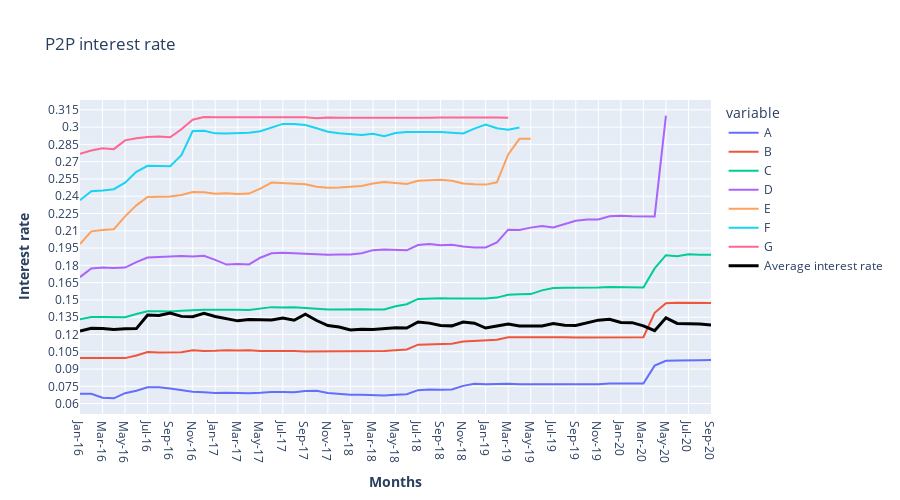

Notebook code for this chart:
### Code cell
fig = go.Figure()
fig = px.line(df3, x='issue_d', y=['A','B','C','D','E','F','G'], title='P2P interest rate over time')
fig.add_trace(
    go.Scatter(x=All_Fintech_Stat['issue_d'], y=All_Fintech_Stat['Average'], name="Average interest rate", line = dict(color='black', width=3, )),
    secondary_y=False, 
)
fig.update_layout(title='P2P interest rate',
                   xaxis_title='<b>Months</b>',
                   yaxis_title='<b>Interest rate</b>')
fig.update_yaxes(tick0=0.000, dtick=0.015)
fig.update_layout(width=900, height=500)
fig.show()
fig.write_image("fig3.svg")

### Figure 1 — Plotly figure (JSON) as saved in the notebook; plotly's stock layout.template omitted (floating-point values rounded to 4 significant figures)
{"data": [{"hovertemplate": "variable=A<br>issue_d=%{x}<br>value=%{y}<extra></extra>", "legendgroup": "A", "line": {"color": "#636efa", "dash": "solid"}, "mode": "lines", "name": "A", "orientation": "v", "showlegend": true, "type": "scatter", "x": ["Jan-16", "Feb-16", "Mar-16", "Apr-16", "May-16", "Jun-16", "Jul-16", "Aug-16", "Sep-16", "Oct-16", "Nov-16", "Dec-16", "Jan-17", "Feb-17", "Mar-17", "Apr-17", "May-17", "Jun-17", "Jul-17", "Aug-17", "Sep-17", "Oct-17", "Nov-17", "Dec-17", "Jan-18", "Feb-18", "Mar-18", "Apr-18", "May-18", "Jun-18", "Jul-18", "Aug-18", "Sep-18", "Oct-18", "Nov-18", "Dec-18", "Jan-19", "Feb-19", "Mar-19", "Apr-19", "May-19", "Jun-19", "Jul-19", "Aug-19", "Sep-19", "Oct-19", "Nov-19", "Dec-19", "Jan-20", "Feb-20", "Mar-20", "Apr-20", "May-20", "Jun-20", "Jul-20", "Aug-20", "Sep-20"], "xaxis": "x", "y": [0.06855, 0.06845, 0.06512, 0.0646, 0.06906, 0.07122, 0.0741, 0.07416, 0.07309, 0.07155, 0.07026, 0.06989, 0.06923, 0.06945, 0.06894, 0.06891, 0.06937, 0.07016, 0.07002, 0.06985, 0.07086, 0.07114, 0.06925, 0.06835, 0.06779, 0.0677, 0.06715, 0.06704, 0.06769, 0.06812, 0.07167, 0.07219, 0.07201, 0.07228, 0.07537, 0.07715, 0.07685, 0.07711, 0.07724, 0.07678, 0.07678, 0.07688, 0.07693, 0.07689, 0.07671, 0.07669, 0.07684, 0.07753, 0.07747, 0.07748, 0.07745, 0.09293, 0.09717, 0.09743, 0.09782, 0.09772, 0.09783], "yaxis": "y"}, {"hovertemplate": "variable=B<br>issue_d=%{x}<br>value=%{y}<extra></extra>", "legendgroup": "B", "line": {"color": "#EF553B", "dash": "solid"}, "mode": "lines", "name": "B", "orientation": "v", "showlegend": true, "type": "scatter", "x": ["Jan-16", "Feb-16", "Mar-16", "Apr-16", "May-16", "Jun-16", "Jul-16", "Aug-16", "Sep-16", "Oct-16", "Nov-16", "Dec-16", "Jan-17", "Feb-17", "Mar-17", "Apr-17", "May-17", "Jun-17", "Jul-17", "Aug-17", "Sep-17", "Oct-17", "Nov-17", "Dec-17", "Jan-18", "Feb-18", "Mar-18", "Apr-18", "May-18", "Jun-18", "Jul-18", "Aug-18", "Sep-18", "Oct-18", "Nov-18", "Dec-18", "Jan-19", "Feb-19", "Mar-19", "Apr-19", "May-19", "Jun-19", "Jul-19", "Aug-19", "Sep-19", "Oct-19", "Nov-19", "Dec-19", "Jan-20", "Feb-20", "Mar-20", "Apr-20", "May-20", "Jun-20", "Jul-20", "Aug-20", "Sep-20"], "xaxis": "x", "y": [0.09953, 0.09962, 0.09981, 0.1, 0.09948, 0.1017, 0.1048, 0.1043, 0.1042, 0.1046, 0.1062, 0.1057, 0.1059, 0.1064, 0.106, 0.1062, 0.1056, 0.1057, 0.1057, 0.1057, 0.1052, 0.1052, 0.1051, 0.1052, 0.1052, 0.1053, 0.1054, 0.1056, 0.1063, 0.107, 0.1111, 0.1116, 0.1119, 0.1121, 0.1139, 0.1146, 0.1147, 0.1154, 0.1176, 0.1177, 0.1173, 0.1173, 0.1176, 0.1175, 0.1174, 0.1174, 0.1176, 0.1177, 0.1178, 0.1176, 0.1177, 0.1388, 0.147, 0.1475, 0.1473, 0.1473, 0.1473], "yaxis": "y"}, {"hovertemplate": "variable=C<br>issue_d=%{x}<br>value=%{y}<extra></extra>", "legendgroup": "C", "line": {"color": "#00cc96", "dash": "solid"}, "mode": "lines", "name": "C", "orientation": "v", "showlegend": true, "type": "scatter", "x": ["Jan-16", "Feb-16", "Mar-16", "Apr-16", "May-16", "Jun-16", "Jul-16", "Aug-16", "Sep-16", "Oct-16", "Nov-16", "Dec-16", "Jan-17", "Feb-17", "Mar-17", "Apr-17", "May-17", "Jun-17", "Jul-17", "Aug-17", "Sep-17", "Oct-17", "Nov-17", "Dec-17", "Jan-18", "Feb-18", "Mar-18", "Apr-18", "May-18", "Jun-18", "Jul-18", "Aug-18", "Sep-18", "Oct-18", "Nov-18", "Dec-18", "Jan-19", "Feb-19", "Mar-19", "Apr-19", "May-19", "Jun-19", "Jul-19", "Aug-19", "Sep-19", "Oct-19", "Nov-19", "Dec-19", "Jan-20", "Feb-20", "Mar-20", "Apr-20", "May-20", "Jun-20", "Jul-20", "Aug-20", "Sep-20"], "xaxis": "x", "y": [0.1331, 0.1351, 0.1352, 0.1354, 0.135, 0.1378, 0.1401, 0.1402, 0.14, 0.1407, 0.1412, 0.1414, 0.1414, 0.1411, 0.1414, 0.1413, 0.1427, 0.1437, 0.1434, 0.1436, 0.143, 0.1422, 0.1416, 0.1416, 0.1419, 0.1419, 0.1416, 0.1416, 0.1445, 0.1463, 0.1509, 0.1514, 0.1514, 0.1512, 0.1512, 0.151, 0.1512, 0.152, 0.1544, 0.155, 0.155, 0.1583, 0.1603, 0.1607, 0.1605, 0.1605, 0.1608, 0.1613, 0.1611, 0.161, 0.1608, 0.1773, 0.1888, 0.188, 0.1895, 0.1892, 0.1892], "yaxis": "y"}, {"hovertemplate": "variable=D<br>issue_d=%{x}<br>value=%{y}<extra></extra>", "legendgroup": "D", "line": {"color": "#ab63fa", "dash": "solid"}, "mode": "lines", "name": "D", "orientation": "v", "showlegend": true, "type": "scatter", "x": ["Jan-16", "Feb-16", "Mar-16", "Apr-16", "May-16", "Jun-16", "Jul-16", "Aug-16", "Sep-16", "Oct-16", "Nov-16", "Dec-16", "Jan-17", "Feb-17", "Mar-17", "Apr-17", "May-17", "Jun-17", "Jul-17", "Aug-17", "Sep-17", "Oct-17", "Nov-17", "Dec-17", "Jan-18", "Feb-18", "Mar-18", "Apr-18", "May-18", "Jun-18", "Jul-18", "Aug-18", "Sep-18", "Oct-18", "Nov-18", "Dec-18", "Jan-19", "Feb-19", "Mar-19", "Apr-19", "May-19", "Jun-19", "Jul-19", "Aug-19", "Sep-19", "Oct-19", "Nov-19", "Dec-19", "Jan-20", "Feb-20", "Mar-20", "Apr-20", "May-20", "Jun-20", "Jul-20", "Aug-20", "Sep-20"], "xaxis": "x", "y": [0.1698, 0.1773, 0.1782, 0.1778, 0.1781, 0.1828, 0.1867, 0.1873, 0.188, 0.1881, 0.1877, 0.1883, 0.1848, 0.1807, 0.1811, 0.1808, 0.1866, 0.1905, 0.191, 0.1909, 0.1901, 0.1896, 0.1892, 0.1895, 0.1895, 0.1905, 0.1932, 0.1937, 0.1932, 0.193, 0.1977, 0.1986, 0.1974, 0.1979, 0.1963, 0.1956, 0.1956, 0.2, 0.211, 0.2107, 0.2127, 0.2142, 0.2128, 0.2158, 0.2186, 0.2198, 0.2198, 0.2226, 0.2231, 0.2226, 0.2225, 0.2225, 0.3099, null, null, null, null], "yaxis": "y"}, {"hovertemplate": "variable=E<br>issue_d=%{x}<br>value=%{y}<extra></extra>", "legendgroup": "E", "line": {"color": "#FFA15A", "dash": "solid"}, "mode": "lines", "name": "E", "orientation": "v", "showlegend": true, "type": "scatter", "x": ["Jan-16", "Feb-16", "Mar-16", "Apr-16", "May-16", "Jun-16", "Jul-16", "Aug-16", "Sep-16", "Oct-16", "Nov-16", "Dec-16", "Jan-17", "Feb-17", "Mar-17", "Apr-17", "May-17", "Jun-17", "Jul-17", "Aug-17", "Sep-17", "Oct-17", "Nov-17", "Dec-17", "Jan-18", "Feb-18", "Mar-18", "Apr-18", "May-18", "Jun-18", "Jul-18", "Aug-18", "Sep-18", "Oct-18", "Nov-18", "Dec-18", "Jan-19", "Feb-19", "Mar-19", "Apr-19", "May-19", "Jun-19", "Jul-19", "Aug-19", "Sep-19", "Oct-19", "Nov-19", "Dec-19", "Jan-20", "Feb-20", "Mar-20", "Apr-20", "May-20", "Jun-20", "Jul-20", "Aug-20", "Sep-20"], "xaxis": "x", "y": [0.1985, 0.2095, 0.2108, 0.2114, 0.2225, 0.2321, 0.2393, 0.2396, 0.2399, 0.2411, 0.2436, 0.2434, 0.2421, 0.2426, 0.2419, 0.2423, 0.2466, 0.2519, 0.2514, 0.2511, 0.2505, 0.2482, 0.2473, 0.2476, 0.2485, 0.2489, 0.2511, 0.2524, 0.2515, 0.2507, 0.2534, 0.2538, 0.2543, 0.2534, 0.251, 0.2504, 0.2501, 0.2521, 0.2763, 0.2898, 0.29, null, null, null, null, null, null, null, null, null, null, null, null, null, null, null, null], "yaxis": "y"}, {"hovertemplate": "variable=F<br>issue_d=%{x}<br>value=%{y}<extra></extra>", "legendgroup": "F", "line": {"color": "#19d3f3", "dash": "solid"}, "mode": "lines", "name": "F", "orientation": "v", "showlegend": true, "type": "scatter", "x": ["Jan-16", "Feb-16", "Mar-16", "Apr-16", "May-16", "Jun-16", "Jul-16", "Aug-16", "Sep-16", "Oct-16", "Nov-16", "Dec-16", "Jan-17", "Feb-17", "Mar-17", "Apr-17", "May-17", "Jun-17", "Jul-17", "Aug-17", "Sep-17", "Oct-17", "Nov-17", "Dec-17", "Jan-18", "Feb-18", "Mar-18", "Apr-18", "May-18", "Jun-18", "Jul-18", "Aug-18", "Sep-18", "Oct-18", "Nov-18", "Dec-18", "Jan-19", "Feb-19", "Mar-19", "Apr-19", "May-19", "Jun-19", "Jul-19", "Aug-19", "Sep-19", "Oct-19", "Nov-19", "Dec-19", "Jan-20", "Feb-20", "Mar-20", "Apr-20", "May-20", "Jun-20", "Jul-20", "Aug-20", "Sep-20"], "xaxis": "x", "y": [0.2365, 0.2443, 0.2449, 0.2461, 0.2517, 0.2611, 0.2664, 0.2665, 0.2661, 0.2756, 0.2965, 0.2968, 0.2946, 0.2945, 0.2947, 0.2951, 0.2964, 0.2993, 0.3028, 0.3028, 0.3018, 0.299, 0.2959, 0.2946, 0.2936, 0.2932, 0.2943, 0.2922, 0.2948, 0.2957, 0.2958, 0.296, 0.2956, 0.2951, 0.2945, 0.2987, 0.3022, 0.299, 0.2976, 0.2997, null, 0.3065, null, null, null, null, null, null, null, null, null, null, null, null, null, null, null], "yaxis": "y"}, {"hovertemplate": "variable=G<br>issue_d=%{x}<br>value=%{y}<extra></extra>", "legendgroup": "G", "line": {"color": "#FF6692", "dash": "solid"}, "mode": "lines", "name": "G", "orientation": "v", "showlegend": true, "type": "scatter", "x": ["Jan-16", "Feb-16", "Mar-16", "Apr-16", "May-16", "Jun-16", "Jul-16", "Aug-16", "Sep-16", "Oct-16", "Nov-16", "Dec-16", "Jan-17", "Feb-17", "Mar-17", "Apr-17", "May-17", "Jun-17", "Jul-17", "Aug-17", "Sep-17", "Oct-17", "Nov-17", "Dec-17", "Jan-18", "Feb-18", "Mar-18", "Apr-18", "May-18", "Jun-18", "Jul-18", "Aug-18", "Sep-18", "Oct-18", "Nov-18", "Dec-18", "Jan-19", "Feb-19", "Mar-19", "Apr-19", "May-19", "Jun-19", "Jul-19", "Aug-19", "Sep-19", "Oct-19", "Nov-19", "Dec-19", "Jan-20", "Feb-20", "Mar-20", "Apr-20", "May-20", "Jun-20", "Jul-20", "Aug-20", "Sep-20"], "xaxis": "x", "y": [0.2769, 0.2797, 0.2817, 0.2809, 0.2885, 0.2903, 0.2914, 0.2917, 0.2912, 0.2981, 0.3064, 0.3087, 0.3086, 0.3086, 0.3088, 0.3088, 0.3088, 0.3088, 0.309, 0.309, 0.3086, 0.3077, 0.3083, 0.3081, 0.308, 0.3081, 0.308, 0.308, 0.3081, 0.3081, 0.3081, 0.3082, 0.3083, 0.3084, 0.3084, 0.3082, 0.3081, 0.3084, 0.3081, null, null, null, null, null, null, null, null, null, null, null, null, null, null, null, null, null, null], "yaxis": "y"}, {"line": {"color": "black", "width": 3}, "name": "Average interest rate", "type": "scatter", "x": ["Jan-16", "Feb-16", "Mar-16", "Apr-16", "May-16", "Jun-16", "Jul-16", "Aug-16", "Sep-16", "Oct-16", "Nov-16", "Dec-16", "Jan-17", "Feb-17", "Mar-17", "Apr-17", "May-17", "Jun-17", "Jul-17", "Aug-17", "Sep-17", "Oct-17", "Nov-17", "Dec-17", "Jan-18", "Feb-18", "Mar-18", "Apr-18", "May-18", "Jun-18", "Jul-18", "Aug-18", "Sep-18", "Oct-18", "Nov-18", "Dec-18", "Jan-19", "Feb-19", "Mar-19", "Apr-19", "May-19", "Jun-19", "Jul-19", "Aug-19", "Sep-19", "Oct-19", "Nov-19", "Dec-19", "Jan-20", "Feb-20", "Mar-20", "Apr-20", "May-20", "Jun-20", "Jul-20", "Aug-20", "Sep-20"], "xaxis": "x", "y": [0.1229, 0.1255, 0.1253, 0.1243, 0.125, 0.1251, 0.1369, 0.1365, 0.1387, 0.1357, 0.1355, 0.1383, 0.1356, 0.1339, 0.1318, 0.133, 0.1329, 0.1326, 0.1343, 0.1323, 0.1376, 0.1321, 0.1278, 0.1265, 0.1238, 0.1246, 0.1243, 0.1253, 0.1258, 0.1256, 0.1308, 0.1299, 0.1278, 0.1275, 0.1308, 0.1298, 0.1256, 0.1273, 0.129, 0.1273, 0.1275, 0.1273, 0.1294, 0.128, 0.1278, 0.1304, 0.1325, 0.1332, 0.1304, 0.1303, 0.1275, 0.1233, 0.1345, 0.1296, 0.1296, 0.1291, 0.1283], "yaxis": "y"}], "layout": {"height": 500, "legend": {"title": {"text": "variable"}, "tracegroupgap": 0}, "title": {"text": "P2P interest rate"}, "width": 900, "xaxis": {"anchor": "y", "domain": [0, 1], "title": {"text": "<b>Months</b>"}}, "yaxis": {"anchor": "x", "domain": [0, 1], "dtick": 0.015, "tick0": 0, "title": {"text": "<b>Interest rate</b>"}}}}
